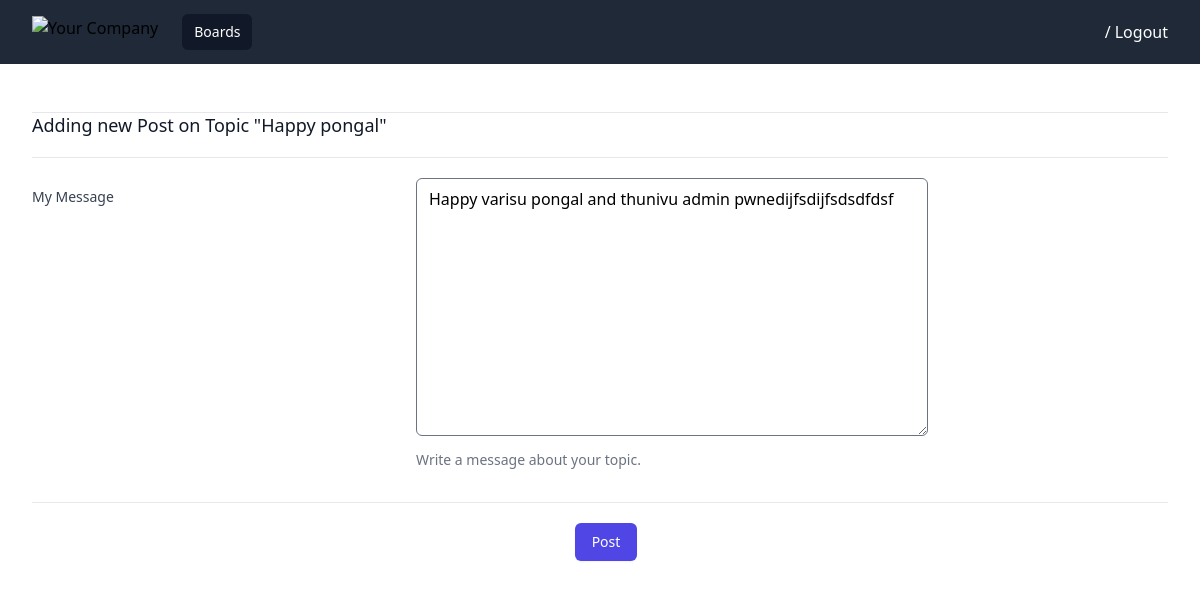
/boards/6/topics/14/posts/29/edit (signed in), run on the app's committed database.
### board/models.py (models this page shows, shortened)
class Topic(models.Model):
    subject = models.CharField(max_length=255)
    last_updated = models.DateTimeField(auto_now_add=True)
    board = models.ForeignKey(
        Board, on_delete=models.CASCADE, related_name="topics"
    )
    starter = models.ForeignKey(
        User, on_delete=models.CASCADE, related_name="topics"
    )
    views = models.PositiveIntegerField(default=0)

class Post(models.Model):
    message = models.TextField(max_length=4000)
    topic = models.ForeignKey(
        Topic, on_delete=models.CASCADE, related_name="posts"
    )
    created_at = models.DateTimeField(auto_now_add=True)
    updated_at = models.DateTimeField(null=True)
    created_by = models.ForeignKey(
        User, on_delete=models.CASCADE, related_name="posts"
    )
    updated_by = models.ForeignKey(
        User, on_delete=models.CASCADE, null=True, related_name="+"
    )

### board/views.py (the view)
# urls.py: path("boards/<int:board_id>/topics/<int:topic_id>/posts/<int:post_id>/edit", views.edit_post, name="edit_post"),
@login_required
def edit_post(request, board_id, topic_id, post_id):
    post = get_object_or_404(Post, id=post_id, created_by=request.user)
    topic = get_object_or_404(Topic, id=topic_id)
    form = EditPostForm(request.POST or None, instance=post)
    if form.is_valid():
        post.message = form.cleaned_data.get("message")
        post.updated_at = timezone.now()
        post.updated_by = request.user
        post.save()
        return redirect("topic_posts", board_id=board_id, topic_id=topic_id)
    return render(request, "edit_post.html", {"topic": topic, "form":form})

### board/forms.py
class EditPostForm(forms.ModelForm):
    message = forms.CharField(label="My Message", widget=forms.Textarea())
    class Meta:
        model = Post
        fields = ['message']

### templates/edit_post.html (shortened to what this page needs)
{% extends 'base.html' %}
{% load widget_tweaks %}
{% block content %}
    <div class="px-4 py-4 sm:px-6 lg:px-8">
        <form class="space-y-8 divide-y divide-gray-200" method="post">
            <div class="space-y-8 divide-y divide-gray-200 sm:space-y-5">
              <div class="space-y-6 sm:space-y-5">
                <div>
                  <h3 class="text-lg font-medium leading-6 text-gray-900">Adding new Post on Topic "{{ topic.subject }}"</h3>
                </div>
                <div class="space-y-6 sm:space-y-5">
                  <div class="sm:grid sm:grid-cols-3 sm:items-start sm:gap-4 sm:border-t sm:border-gray-200 sm:pt-5">
                    <label for="about" class="block text-sm font-medium text-gray-700 sm:mt-px sm:pt-2">{{ form.message.label }}</label>
                    <div class="mt-1 sm:col-span-2 sm:mt-0">
                      {{  form.message|add_class:"w-full max-w-lg rounded-md " }}
                      <p class="mt-2 text-sm text-gray-500">Write a message about your topic.</p>
                    </div>
                  </div>
                </div>
              </div>
            </div>
            <div class="pt-5">
              <div class="flex justify-center">
                <button type="submit" class="ml-3 inline-flex justify-center rounded-md border border-transparent bg-indigo-600 py-2 px-4 text-sm font-medium text-white shadow-sm hover:bg-indigo-700 focus:outline-none focus:ring-2 focus:ring-indigo-500 focus:ring-offset-2">Post</button>
              </div>
            </div>
          </form>
      </div>
{% endblock %}

### data on the page
Topic: subject "Happy pongal"
Post: message "Happy varisu pongal and thunivu admin pwnedijfsdijfsdsdfdsf"
